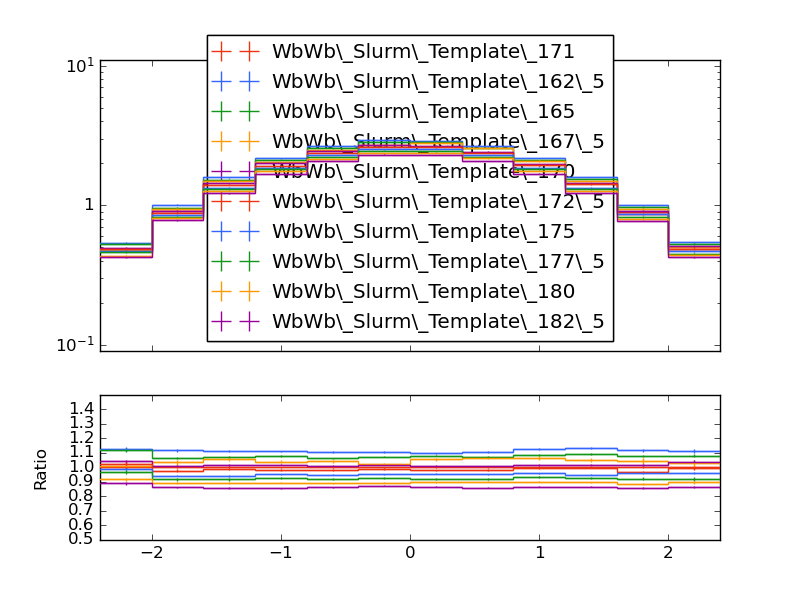

The script that saved this image:
#! /usr/bin/env python

# This Python script was auto-generated using YODA v2.0.1.
# Analysis object: /WbWb_singlelepton/eta_lep1
# Timestamp: 12-01-2026 (12:51:18)

import matplotlib as mpl
import matplotlib.pyplot as plt
mpl.use('Agg') # comment out for interactive use
import os
import numpy as np

plotDir = os.path.split(os.path.realpath(__file__))[0]
if 'YODA_USER_PLOT_PATH' in globals():
    plot_outdir = globals()['YODA_USER_PLOT_PATH']
else:
    plot_outdir = plotDir

#plot style
plt.style.use(os.path.join(plotDir, '../default.mplstyle'))

plt.rcParams['text.usetex'] = False
plt.style.use(['classic'])
plt.rc('font', family='DejaVu Sans')
# plot metadata
figW, figH = plt.rcParams['figure.figsize']
ax_xLabel = r''
ax_yLabel = r''
ax_title  = r''
ax_xScale = 'linear'
ax_yScale = 'log'
xLims = (-2.4, 2.4)
yLims = (0.09000000000000001, 11.0)

# TeX-friendly labels for the legend
labels = {
    'legend' : ([ r"WbWb\_Slurm\_Template\_171", r"WbWb\_Slurm\_Template\_162\_5", r"WbWb\_Slurm\_Template\_165", r"WbWb\_Slurm\_Template\_167\_5", r"WbWb\_Slurm\_Template\_170", r"WbWb\_Slurm\_Template\_172\_5", r"WbWb\_Slurm\_Template\_175", r"WbWb\_Slurm\_Template\_177\_5", r"WbWb\_Slurm\_Template\_180", r"WbWb\_Slurm\_Template\_182\_5" ], r""),
}

# Adjust canvas width and height
canvasW = 10.0
canvasH = 9.0
figW *= canvasW/10.
figH *= canvasH/9.

# Create figure and axis objects
fig, (ax, ratio0_ax) = plt.subplots(2, 1, sharex=True,
                  figsize=(figW,figH), gridspec_kw={'height_ratios': (6.0, 3.0)})

# Set figure margins
plt.subplots_adjust(
    left   = 1.0 * plt.rcParams['figure.subplot.left'],
    right  = 1.0 * plt.rcParams['figure.subplot.right'],
    top    = 1.0 * plt.rcParams['figure.subplot.top'],
    bottom = 1.0 * plt.rcParams['figure.subplot.bottom'])

ratio0_ax.yaxis.set_major_locator(mpl.ticker.MultipleLocator(0.1))
ratio0_ax.set_ylim(0.5, 1.4999)
ratio0_ax.set_ylabel('Ratio')

# the numerical data is stored in a separate file
dataf = dict()
prefix = os.path.split(__file__)[0]
if prefix:    prefix = prefix + '/'
exec(open(prefix+'eta_lep1__data.py').read(), dataf)


legend_handles = dict() # keep track of handles for the legend

# style options for curves
# starts at zorder>=5 to draw curve on top of legend
styles = {
  'WbWb_LO_PS_Had_171/Analysis/WbWb_Slurm_Template_171.yoda.gz': {
    'color' : '#EE3311',
    'linestyle' : '-',
    'linewidth' : 1,
    'marker' : 'none',
    'markersize' : 2,
    'capsize' : 0.0,
    'zorder' : 5,
    'histstyle' : 1,
    'drawstyle' : 'steps-pre',
    'xerrorbars' : 1,
    'yerrorbars' : 1,
    'fillcolor' : None,
    'fillopacity' : 1.0,
    'ratio0_linestyle' : '-',
    'ratio0_linewidth' : 1,
    'ratio0_marker' : 'none',
    'ratio0_markersize' : 2,
    'ratio0_capsize' : 0.0,
    'ratio0_zorder' : 5,
    'ratio0_histstyle' : 1,
    'ratio0_drawstyle' : 'steps-pre',
    'ratio0_xerrorbars' : 1,
    'ratio0_yerrorbars' : 1,
  },
  'WbWb_LO_PS_Had_162/Analysis/WbWb_Slurm_Template_162_5.yoda.gz': {
    'color' : '#3366FF',
    'linestyle' : '-',
    'linewidth' : 1,
    'marker' : 'none',
    'markersize' : 2,
    'capsize' : 0.0,
    'zorder' : 6,
    'histstyle' : 1,
    'drawstyle' : 'steps-pre',
    'xerrorbars' : 1,
    'yerrorbars' : 1,
    'fillcolor' : None,
    'fillopacity' : 1.0,
    'ratio0_linestyle' : '-',
    'ratio0_linewidth' : 1,
    'ratio0_marker' : 'none',
    'ratio0_markersize' : 2,
    'ratio0_capsize' : 0.0,
    'ratio0_zorder' : 6,
    'ratio0_histstyle' : 1,
    'ratio0_drawstyle' : 'steps-pre',
    'ratio0_xerrorbars' : 1,
    'ratio0_yerrorbars' : 1,
  },
  'WbWb_LO_PS_Had_165/Analysis/WbWb_Slurm_Template_165.yoda.gz': {
    'color' : '#109618',
    'linestyle' : '-',
    'linewidth' : 1,
    'marker' : 'none',
    'markersize' : 2,
    'capsize' : 0.0,
    'zorder' : 7,
    'histstyle' : 1,
    'drawstyle' : 'steps-pre',
    'xerrorbars' : 1,
    'yerrorbars' : 1,
    'fillcolor' : None,
    'fillopacity' : 1.0,
    'ratio0_linestyle' : '-',
    'ratio0_linewidth' : 1,
    'ratio0_marker' : 'none',
    'ratio0_markersize' : 2,
    'ratio0_capsize' : 0.0,
    'ratio0_zorder' : 7,
    'ratio0_histstyle' : 1,
    'ratio0_drawstyle' : 'steps-pre',
    'ratio0_xerrorbars' : 1,
    'ratio0_yerrorbars' : 1,
  },
  'WbWb_LO_PS_Had_167/Analysis/WbWb_Slurm_Template_167_5.yoda.gz': {
    'color' : '#FF9900',
    'linestyle' : '-',
    'linewidth' : 1,
    'marker' : 'none',
    'markersize' : 2,
    'capsize' : 0.0,
    'zorder' : 8,
    'histstyle' : 1,
    'drawstyle' : 'steps-pre',
    'xerrorbars' : 1,
    'yerrorbars' : 1,
    'fillcolor' : None,
    'fillopacity' : 1.0,
    'ratio0_linestyle' : '-',
    'ratio0_linewidth' : 1,
    'ratio0_marker' : 'none',
    'ratio0_markersize' : 2,
    'ratio0_capsize' : 0.0,
    'ratio0_zorder' : 8,
    'ratio0_histstyle' : 1,
    'ratio0_drawstyle' : 'steps-pre',
    'ratio0_xerrorbars' : 1,
    'ratio0_yerrorbars' : 1,
  },
  'WbWb_LO_PS_Had_170/Analysis/WbWb_Slurm_Template_170.yoda.gz': {
    'color' : '#990099',
    'linestyle' : '-',
    'linewidth' : 1,
    'marker' : 'none',
    'markersize' : 2,
    'capsize' : 0.0,
    'zorder' : 9,
    'histstyle' : 1,
    'drawstyle' : 'steps-pre',
    'xerrorbars' : 1,
    'yerrorbars' : 1,
    'fillcolor' : None,
    'fillopacity' : 1.0,
    'ratio0_linestyle' : '-',
    'ratio0_linewidth' : 1,
    'ratio0_marker' : 'none',
    'ratio0_markersize' : 2,
    'ratio0_capsize' : 0.0,
    'ratio0_zorder' : 9,
    'ratio0_histstyle' : 1,
    'ratio0_drawstyle' : 'steps-pre',
    'ratio0_xerrorbars' : 1,
    'ratio0_yerrorbars' : 1,
  },
  'WbWb_LO_PS_Had_172/Analysis/WbWb_Slurm_Template_172_5.yoda.gz': {
    'color' : '#EE3311',
    'linestyle' : '-',
    'linewidth' : 1,
    'marker' : 'none',
    'markersize' : 2,
    'capsize' : 0.0,
    'zorder' : 10,
    'histstyle' : 1,
    'drawstyle' : 'steps-pre',
    'xerrorbars' : 1,
    'yerrorbars' : 1,
    'fillcolor' : None,
    'fillopacity' : 1.0,
    'ratio0_linestyle' : '-',
    'ratio0_linewidth' : 1,
    'ratio0_marker' : 'none',
    'ratio0_markersize' : 2,
    'ratio0_capsize' : 0.0,
    'ratio0_zorder' : 10,
    'ratio0_histstyle' : 1,
    'ratio0_drawstyle' : 'steps-pre',
    'ratio0_xerrorbars' : 1,
    'ratio0_yerrorbars' : 1,
  },
  'WbWb_LO_PS_Had_175/Analysis/WbWb_Slurm_Template_175.yoda.gz': {
    'color' : '#3366FF',
    'linestyle' : '-',
    'linewidth' : 1,
    'marker' : 'none',
    'markersize' : 2,
    'capsize' : 0.0,
    'zorder' : 11,
    'histstyle' : 1,
    'drawstyle' : 'steps-pre',
    'xerrorbars' : 1,
    'yerrorbars' : 1,
    'fillcolor' : None,
    'fillopacity' : 1.0,
    'ratio0_linestyle' : '-',
    'ratio0_linewidth' : 1,
    'ratio0_marker' : 'none',
    'ratio0_markersize' : 2,
    'ratio0_capsize' : 0.0,
    'ratio0_zorder' : 11,
    'ratio0_histstyle' : 1,
    'ratio0_drawstyle' : 'steps-pre',
    'ratio0_xerrorbars' : 1,
    'ratio0_yerrorbars' : 1,
  },
  'WbWb_LO_PS_Had_177/Analysis/WbWb_Slurm_Template_177_5.yoda.gz': {
    'color' : '#109618',
    'linestyle' : '-',
    'linewidth' : 1,
    'marker' : 'none',
    'markersize' : 2,
    'capsize' : 0.0,
    'zorder' : 12,
    'histstyle' : 1,
    'drawstyle' : 'steps-pre',
    'xerrorbars' : 1,
    'yerrorbars' : 1,
    'fillcolor' : None,
    'fillopacity' : 1.0,
    'ratio0_linestyle' : '-',
    'ratio0_linewidth' : 1,
    'ratio0_marker' : 'none',
    'ratio0_markersize' : 2,
    'ratio0_capsize' : 0.0,
    'ratio0_zorder' : 12,
    'ratio0_histstyle' : 1,
    'ratio0_drawstyle' : 'steps-pre',
    'ratio0_xerrorbars' : 1,
    'ratio0_yerrorbars' : 1,
  },
  'WbWb_LO_PS_Had_180/Analysis/WbWb_Slurm_Template_180.yoda.gz': {
    'color' : '#FF9900',
    'linestyle' : '-',
    'linewidth' : 1,
    'marker' : 'none',
    'markersize' : 2,
    'capsize' : 0.0,
    'zorder' : 13,
    'histstyle' : 1,
    'drawstyle' : 'steps-pre',
    'xerrorbars' : 1,
    'yerrorbars' : 1,
    'fillcolor' : None,
    'fillopacity' : 1.0,
    'ratio0_linestyle' : '-',
    'ratio0_linewidth' : 1,
    'ratio0_marker' : 'none',
    'ratio0_markersize' : 2,
    'ratio0_capsize' : 0.0,
    'ratio0_zorder' : 13,
    'ratio0_histstyle' : 1,
    'ratio0_drawstyle' : 'steps-pre',
    'ratio0_xerrorbars' : 1,
    'ratio0_yerrorbars' : 1,
  },
  'WbWb_LO_PS_Had_182/Analysis/WbWb_Slurm_Template_182_5.yoda.gz': {
    'color' : '#990099',
    'linestyle' : '-',
    'linewidth' : 1,
    'marker' : 'none',
    'markersize' : 2,
    'capsize' : 0.0,
    'zorder' : 14,
    'histstyle' : 1,
    'drawstyle' : 'steps-pre',
    'xerrorbars' : 1,
    'yerrorbars' : 1,
    'fillcolor' : None,
    'fillopacity' : 1.0,
    'ratio0_linestyle' : '-',
    'ratio0_linewidth' : 1,
    'ratio0_marker' : 'none',
    'ratio0_markersize' : 2,
    'ratio0_capsize' : 0.0,
    'ratio0_zorder' : 14,
    'ratio0_histstyle' : 1,
    'ratio0_drawstyle' : 'steps-pre',
    'ratio0_xerrorbars' : 1,
    'ratio0_yerrorbars' : 1,
  },
}

# curve from input yoda files in main panel
for label, yvals in dataf['yvals'].items():
    if all(np.isnan(v) for v in dataf['yvals'][label]):
        continue
    tmp = None
    if styles[label]['histstyle']: # draw as histogram
        xpos = dataf['xedges'][label] if styles[label]['drawstyle'] else dataf['xpoints'][label]
        ypos = np.insert(yvals, 0, yvals[0]) if styles[label]['drawstyle'] else yvals
        if styles[label]['fillcolor']: # fill area below curve
            ax.fill_between(xpos, ypos, step='pre',
                            color=styles[label]['fillcolor'],
                            alpha=styles[label]['fillopacity'])
        tmp, = ax.plot(xpos, ypos,
                       color=styles[label]['color'],
                       linestyle=styles[label]['linestyle'],
                       linewidth=styles[label]['linewidth'],
                       drawstyle=styles[label]['drawstyle'], solid_joinstyle='miter',
                       zorder=styles[label]['zorder'], label=label)
    tmp = ax.errorbar(dataf['xpoints'][label], yvals,
                      xerr=np.array(dataf['xerrs'][label])*styles[label]['xerrorbars'],
                      yerr=np.array(dataf['yerrs'][label])*styles[label]['yerrorbars'],
                      fmt=styles[label]['marker'], capsize=styles[label]['capsize'],
                      markersize=styles[label]['markersize'],
                      ecolor=styles[label]['color'],
                      color=styles[label]['color'], zorder=styles[label]['zorder'])
    tmp[-1][0].set_linestyle(styles[label]['linestyle'])
    tmp[-1][0].set_linewidth(styles[label]['linewidth'])
    if label in dataf['add_legend_handle']:  legend_handles[label] = tmp
    for varLabel in dataf['variation_yvals'].keys():
        if varLabel.startswith(label):
            tmp, = ax.plot(dataf['xedges'][label], dataf['variation_yvals'][varLabel],
                           color=styles[label]['color'],
                           linestyle=styles[label]['linestyle'],
                           linewidth=styles[label]['linewidth'],
                           drawstyle='steps-pre', solid_joinstyle='miter',
                           zorder=styles[label]['zorder'], alpha=0.5)


# plots on ratio panel
# curve from input yoda files in ratio panel
for label, yvals in dataf['ratio0_yvals'].items():
    if all(np.isnan(v) for v in yvals):
        continue
    if styles[label]['ratio0_histstyle']: # plot as histogram
        xpos = dataf['xedges']['WbWb_LO_PS_Had_171/Analysis/WbWb_Slurm_Template_171.yoda.gz'] if styles[label]['ratio0_drawstyle'] else dataf['xpoints']['WbWb_LO_PS_Had_171/Analysis/WbWb_Slurm_Template_171.yoda.gz']
        ypos = np.insert(yvals, 0, yvals[0]) if styles[label]['ratio0_drawstyle'] else yvals
        ratio0_ax.plot(xpos, ypos,
                       color=styles[label]['color'],
                       linewidth=styles[label]['linewidth'],
                       linestyle=styles[label]['ratio0_linestyle'],
                       drawstyle=styles[label]['ratio0_drawstyle'], zorder=styles[label]['zorder'],
                       solid_joinstyle='miter')
    tmp = ratio0_ax.errorbar(dataf['xpoints']['WbWb_LO_PS_Had_171/Analysis/WbWb_Slurm_Template_171.yoda.gz'], yvals,
                             xerr=np.array(dataf['ref_xerrs'])*styles[label]['ratio0_xerrorbars'],
                             yerr=np.array(dataf['ratio0_yerrs'][label])*styles[label]['ratio0_yerrorbars'],
                             fmt=styles[label]['ratio0_marker'], capsize=styles[label]['ratio0_capsize'],
                             markersize=styles[label]['ratio0_markersize'],
                             ecolor=styles[label]['color'],
                             color=styles[label]['color'])
    tmp[-1][0].set_linestyle(styles[label]['ratio0_linestyle'])
    tmp[-1][0].set_linewidth(styles[label]['ratio0_linewidth'])

    for varlabel in dataf['ratio0_variation_vals'].keys():
        if varlabel.startswith(label):
            ratio0_ax.plot(dataf['xedges']['WbWb_LO_PS_Had_171/Analysis/WbWb_Slurm_Template_171.yoda.gz'],
                            dataf['ratio0_variation_vals'][varlabel],
                            color=styles[label]['color'],
                            linestyle=styles[label]['linestyle'],
                            linewidth=styles[label]['linewidth'],
                            drawstyle='steps-pre', solid_joinstyle='miter',
                            zorder=1, alpha=0.5)

legend_items = list(legend_handles.values())
ax.add_artist(ax.legend(legend_items,
                        labels['legend'][0],
                        title=labels['legend'][1],
                        alignment='left',
                        loc='lower center',
                        bbox_to_anchor=(0.5, 0.0)))

# set plot metadata as defined above
ratio0_ax.set_xlabel(ax_xLabel)
ratio0_ax.xaxis.set_label_coords(1., -0.15)
ax.set_ylabel(ax_yLabel, ha='right', va='top')
ax.yaxis.set_label_coords(-0.11, 1.0)
ax.set_title(ax_title, loc='left')
ax.set_xscale(ax_xScale)
ax.set_yscale(ax_yScale)
ax.set_xlim(xLims)
ax.set_ylim(yLims)

# tick formatting
plt.rcParams['xtick.top'] = True
plt.rcParams['ytick.right'] = True
ax.yaxis.set_major_locator(mpl.ticker.LogLocator(base=10.0, numticks=np.inf))
ax.yaxis.set_minor_locator(mpl.ticker.LogLocator(
                           base=10.0, subs=np.arange(0.1, 1, 0.1), numticks=np.inf))
fig.align_ylabels((ax, ratio0_ax))
plt.savefig(os.path.join(plot_outdir, 'eta_lep1.pdf'), format='PDF')
plt.savefig(os.path.join(plot_outdir, 'eta_lep1.png'), format='PNG')

plt.close(fig)
